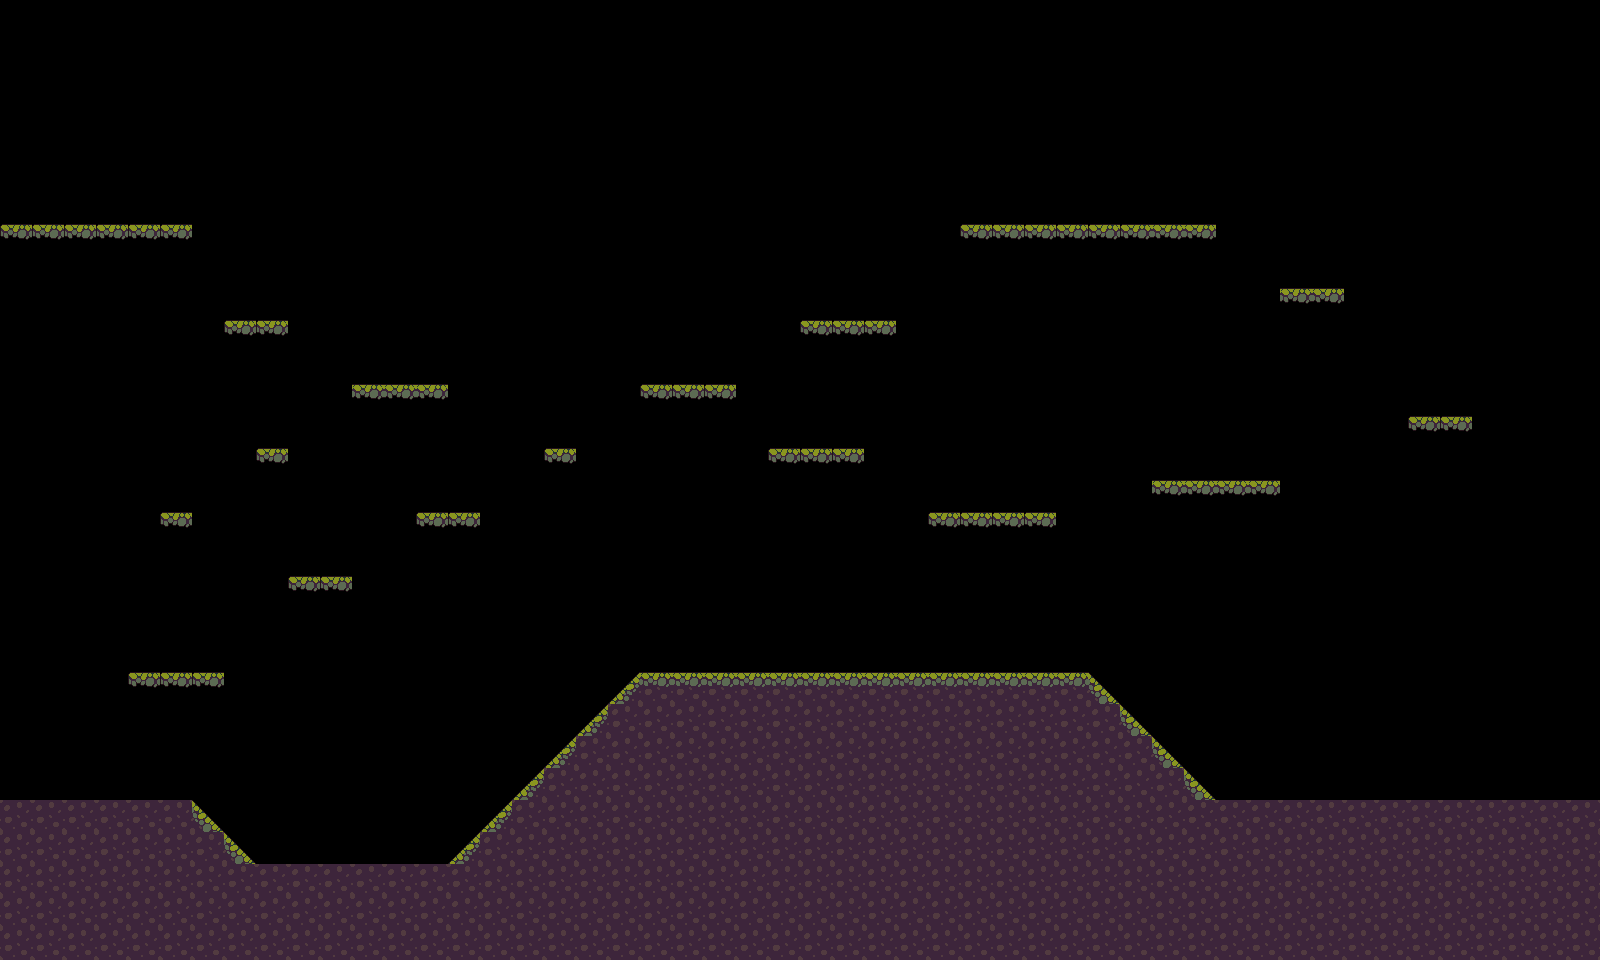

This game map was drawn from its Tiled (.tmx) file and the tilesets committed beside it. A one-line description and the full map source follow:
An orthogonal 50x30 tile map with 32x32 px tiles, 1 tile layer (tierra3) and 24 objects.

<map version="1.10" tiledversion="1.11.2" orientation="orthogonal" renderorder="right-down" width="50" height="30" tilewidth="32" tileheight="32" infinite="0" nextlayerid="3" nextobjectid="27">
 <editorsettings>
  <export target="../public/assets/tilemaps/Mapita3.json" format="json" />
 </editorsettings>
 <tileset firstgid="1" name="tileset3" tilewidth="32" tileheight="32" tilecount="60" columns="10">
  <image source="../public/assets/tilesets/tileset.png" width="320" height="192" />
 </tileset>
 <layer id="1" name="tierra3" width="50" height="30">
  <data encoding="csv">
0,0,0,0,0,0,0,0,0,0,0,0,0,0,0,0,0,0,0,0,0,0,0,0,0,0,0,0,0,0,0,0,0,0,0,0,0,0,0,0,0,0,0,0,0,0,0,0,0,0,
0,0,0,0,0,0,0,0,0,0,0,0,0,0,0,0,0,0,0,0,0,0,0,0,0,0,0,0,0,0,0,0,0,0,0,0,0,0,0,0,0,0,0,0,0,0,0,0,0,0,
0,0,0,0,0,0,0,0,0,0,0,0,0,0,0,0,0,0,0,0,0,0,0,0,0,0,0,0,0,0,0,0,0,0,0,0,0,0,0,0,0,0,0,0,0,0,0,0,0,0,
0,0,0,0,0,0,0,0,0,0,0,0,0,0,0,0,0,0,0,0,0,0,0,0,0,0,0,0,0,0,0,0,0,0,0,0,0,0,0,0,0,0,0,0,0,0,0,0,0,0,
0,0,0,0,0,0,0,0,0,0,0,0,0,0,0,0,0,0,0,0,0,0,0,0,0,0,0,0,0,0,0,0,0,0,0,0,0,0,0,0,0,0,0,0,0,0,0,0,0,0,
0,0,0,0,0,0,0,0,0,0,0,0,0,0,0,0,0,0,0,0,0,0,0,0,0,0,0,0,0,0,0,0,0,0,0,0,0,0,0,0,0,0,0,0,0,0,0,0,0,0,
0,0,0,0,0,0,0,0,0,0,0,0,0,0,0,0,0,0,0,0,0,0,0,0,0,0,0,0,0,0,0,0,0,0,0,0,0,0,0,0,0,0,0,0,0,0,0,0,0,0,
7,7,7,7,7,7,0,0,0,0,0,0,0,0,0,0,0,0,0,0,0,0,0,0,0,0,0,0,0,0,7,7,7,7,7,7,8,8,0,0,0,0,0,0,0,0,0,0,0,0,
0,0,0,0,0,0,0,0,0,0,0,0,0,0,0,0,0,0,0,0,0,0,0,0,0,0,0,0,0,0,0,0,0,0,0,0,0,0,0,0,0,0,0,0,0,0,0,0,0,0,
0,0,0,0,0,0,0,0,0,0,0,0,0,0,0,0,0,0,0,0,0,0,0,0,0,0,0,0,0,0,0,0,0,0,0,0,0,0,0,0,8,8,0,0,0,0,0,0,0,0,
0,0,0,0,0,0,0,7,7,0,0,0,0,0,0,0,0,0,0,0,0,0,0,0,0,7,7,7,0,0,0,0,0,0,0,0,0,0,0,0,0,0,0,0,0,0,0,0,0,0,
0,0,0,0,0,0,0,0,0,0,0,0,0,0,0,0,0,0,0,0,0,0,0,0,0,0,0,0,0,0,0,0,0,0,0,0,0,0,0,0,0,0,0,0,0,0,0,0,0,0,
0,0,0,0,0,0,0,0,0,0,0,8,8,8,0,0,0,0,0,0,7,7,7,0,0,0,0,0,0,0,0,0,0,0,0,0,0,0,0,0,0,0,0,0,0,0,0,0,0,0,
0,0,0,0,0,0,0,0,0,0,0,0,0,0,0,0,0,0,0,0,0,0,0,0,0,0,0,0,0,0,0,0,0,0,0,0,0,0,0,0,0,0,0,0,7,7,0,0,0,0,
0,0,0,0,0,0,0,0,7,0,0,0,0,0,0,0,0,7,0,0,0,0,0,0,7,7,7,0,0,0,0,0,0,0,0,0,0,0,0,0,0,0,0,0,0,0,0,0,0,0,
0,0,0,0,0,0,0,0,0,0,0,0,0,0,0,0,0,0,0,0,0,0,0,0,0,0,0,0,0,0,0,0,0,0,0,0,8,8,8,8,0,0,0,0,0,0,0,0,0,0,
0,0,0,0,0,7,0,0,0,0,0,0,0,7,7,0,0,0,0,0,0,0,0,0,0,0,0,0,0,7,7,7,7,0,0,0,0,0,0,0,0,0,0,0,0,0,0,0,0,0,
0,0,0,0,0,0,0,0,0,0,0,0,0,0,0,0,0,0,0,0,0,0,0,0,0,0,0,0,0,0,0,0,0,0,0,0,0,0,0,0,0,0,0,0,0,0,0,0,0,0,
0,0,0,0,0,0,0,0,0,7,7,0,0,0,0,0,0,0,0,0,0,0,0,0,0,0,0,0,0,0,0,0,0,0,0,0,0,0,0,0,0,0,0,0,0,0,0,0,0,0,
0,0,0,0,0,0,0,0,0,0,0,0,0,0,0,0,0,0,0,0,0,0,0,0,0,0,0,0,0,0,0,0,0,0,0,0,0,0,0,0,0,0,0,0,0,0,0,0,0,0,
0,0,0,0,0,0,0,0,0,0,0,0,0,0,0,0,0,0,0,0,0,0,0,0,0,0,0,0,0,0,0,0,0,0,0,0,0,0,0,0,0,0,0,0,0,0,0,0,0,0,
0,0,0,0,7,7,7,0,0,0,0,0,0,0,0,0,0,0,0,47,2,2,2,2,2,2,2,2,2,2,2,2,2,2,48,0,0,0,0,0,0,0,0,0,0,0,0,0,0,0,
0,0,0,0,0,0,0,0,0,0,0,0,0,0,0,0,0,0,47,12,12,12,12,12,12,12,12,12,12,12,12,12,12,12,12,48,0,0,0,0,0,0,0,0,0,0,0,0,0,0,
0,0,0,0,0,0,0,0,0,0,0,0,0,0,0,0,0,47,12,12,12,12,12,12,12,12,12,12,12,12,12,12,12,12,12,12,48,0,0,0,0,0,0,0,0,0,0,0,0,0,
0,0,0,0,0,0,0,0,0,0,0,0,0,0,0,0,47,12,12,12,12,12,12,12,12,12,12,12,12,12,12,12,12,12,12,12,12,48,0,0,0,0,0,0,0,0,0,0,0,0,
12,12,12,12,12,12,48,0,0,0,0,0,0,0,0,47,12,12,12,12,12,12,12,12,12,12,12,12,12,12,12,12,12,12,12,12,12,12,12,12,12,12,12,12,12,12,12,12,12,12,
12,12,12,12,12,12,12,48,0,0,0,0,0,0,47,12,12,12,12,12,12,12,12,12,12,12,12,12,12,12,12,12,12,12,12,12,12,12,12,12,12,12,12,12,12,12,12,12,12,12,
12,12,12,12,12,12,12,12,12,12,12,12,12,12,12,12,12,12,12,12,12,12,12,12,12,12,12,12,12,12,12,12,12,12,12,12,12,12,12,12,12,12,12,12,12,12,12,12,12,12,
12,12,12,12,12,12,12,12,12,12,12,12,12,12,12,12,12,12,12,12,12,12,12,12,12,12,12,12,12,12,12,12,12,12,12,12,12,12,12,12,12,12,12,12,12,12,12,12,12,12,
12,12,12,12,12,12,12,12,12,12,12,12,12,12,12,12,12,12,12,12,12,12,12,12,12,12,12,12,12,12,12,12,12,12,12,12,12,12,12,12,12,12,12,12,12,12,12,12,12,12
</data>
 </layer>
 <objectgroup id="2" name="objetos3">
  <object id="1" x="2.51375" y="796.858" width="191.045" height="158.366" />
  <object id="2" x="193.559" y="859.701" width="1407.7" height="98.0361" />
  <object id="5" x="638.492" y="671.17" width="452.474" height="188.531" />
  <object id="6" x="1090.97" y="799.372" width="510.291" height="62.8437" />
  <object id="7" x="193.559" y="859.701">
   <polygon points="0,0 0,-62.8437 52.7887,-2.51375" />
  </object>
  <object id="8" x="454.988" y="859.701">
   <polygon points="0,0 186.017,-183.504 188.531,0" />
  </object>
  <object id="9" x="1211.63" y="799.372">
   <polygon points="0,0 -120.66,-123.174 -115.632,2.51375" />
  </object>
  <object id="10" x="125.687" y="671.17" width="103.064" height="15.0825" />
  <object id="11" x="286.567" y="575.648" width="70.3849" height="17.5962" />
  <object id="12" x="158.366" y="512.804" width="35.1925" height="17.5962" />
  <object id="13" x="251.375" y="447.447" width="37.7062" height="15.0825" />
  <object id="14" x="412.255" y="512.804" width="70.3849" height="17.5962" />
  <object id="15" x="351.925" y="382.09" width="95.5224" height="20.11" />
  <object id="16" x="226.237" y="319.246" width="67.8712" height="17.5962" />
  <object id="17" x="2.51375" y="223.723" width="188.531" height="17.5962" />
  <object id="18" x="542.969" y="447.447" width="32.6787" height="15.0825" />
  <object id="19" x="638.492" y="382.09" width="100.55" height="20.11" />
  <object id="20" x="801.885" y="316.732" width="93.0086" height="20.11" />
  <object id="21" x="769.207" y="447.447" width="98.0361" height="15.0825" />
  <object id="22" x="957.738" y="223.723" width="263.943" height="15.0825" />
  <object id="23" x="1274.47" y="286.567" width="75.4124" height="22.6237" />
  <object id="24" x="1410.21" y="412.255" width="65.3574" height="17.5962" />
  <object id="25" x="1151.3" y="480.126" width="130.715" height="17.5962" />
  <object id="26" x="930.086" y="510.291" width="125.687" height="17.5962" />
 </objectgroup>
</map>
